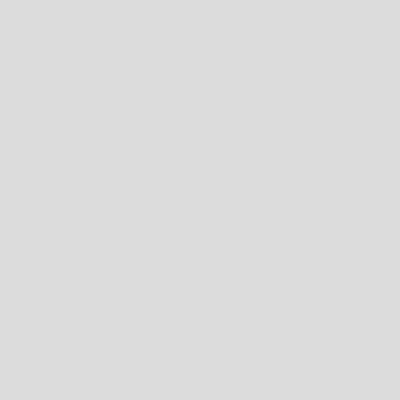
Frame 1 (no input)
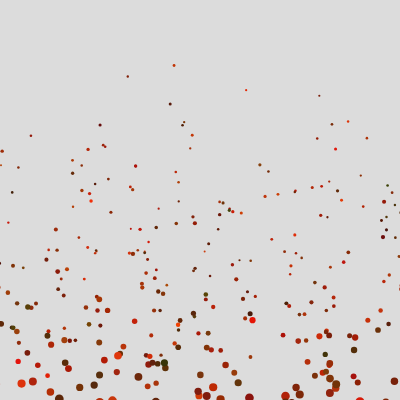
Frame 60 (no input)
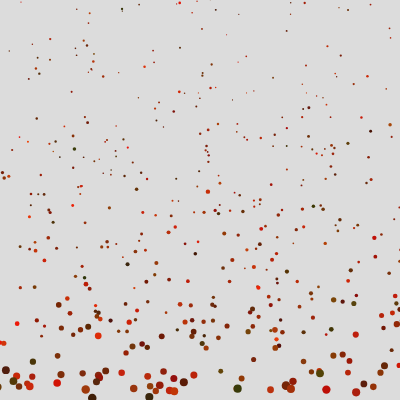
Frame 120 (the mouse pressed at the canvas centre since frame 60)

The p5.js sketch that drew these frames (run headless with seeded random() and noise() and a simulated clock; from frame 60 on, the mouse is pressed at the canvas centre):

// p5.js sketch
// ── sketch.js
objects = [];
noise_offset = 0;

// CONFIG SECTION START//

//////////////////////////////////////////////////////////////////////////////////////////////////////////////////////////////////////
const WIDTH = 400;                                                        // HOW WIDE THE SKETCH IS                                 //
const HEIGHT = 400;                                                       // HOW WIDE THE SKETCH IS                                 //
const LIFE_TIME=3.5;                                                      // HOW LONG EACH PARTICLE TAKES UNTIL DYING (average)     //
const START_SIZE=10;                                                      // HOW BIG EACH PARTICLE STARTS OUT                       //
const MAX_UP_SPEED=8;                                                     // HOW FAST PARTICLES TRAVEL UP                           //
const MAX_ANGLE=5;                                                        // HOW ANGLED (left and right) EACH PARTICLE COULD TRAVEL //
const MAX_POPULATION=700;                                                 // MAX AMOUNT OF PARTICLES ON SCREEN POSSIBLE             //
const POPULATION_GROWTH_SPEED=6;                                          // HOW MANY PARTICLES SPAWN EACH TICK                     //
const RGB_UPPER=[300,90,20];                                              // MAX COLORS FOR A PARTICLE                              //
const RGB_LOWER=[10,0,0];                                                 // MIN COLORS FOR A PARTICLE                              //
//////////////////////////////////////////////////////////////////////////////////////////////////////////////////////////////////////

// CONFIG SECTION END//

function setup() {
  createCanvas(WIDTH, HEIGHT);
  frameRate(60);
  noStroke();
}

function createParticle(index){
  return new particle(map(random(),0,1,0-(width*0.1),width*1.10,false),   //X
  START_SIZE+height,                                                      //Y
  1,                                                                      //Z
  START_SIZE,                                                             //SIZE
  index,                                                                  //INDEX
  [map(noise(random(noise_offset)),0,1,RGB_LOWER[0],RGB_UPPER[0],false),  //RED
  map(noise(random(noise_offset)),0,1,RGB_LOWER[1],RGB_UPPER[1],false),   //GREEN
  map(noise(random(noise_offset)),0,1,RGB_LOWER[2],RGB_UPPER[2],false)]); //BLUE
}

function newMapVelocity(){
  return [map(noise(random(noise_offset)),0,1,-MAX_ANGLE,MAX_ANGLE,false),
    map(noise(random(noise_offset)),0,1,-MAX_UP_SPEED,0,false),
    map(noise(random(noise_offset)),0,1,0.1,0.3,false)];
}

function replaceParticle(index){
  objects[index] = createParticle(index);
  objects[index].vel = newMapVelocity();
}

function draw() {
  background(220);
  if(objects.length < MAX_POPULATION){
    for (let index = 0; index < POPULATION_GROWTH_SPEED; index++) {
      objects[objects.length] = createParticle(objects.length);
      objects[objects.length-1].vel = newMapVelocity();
    }

  }

  for (let index = 0; index < objects.length; index++) {
    objects[index].tick();
    noise_offset+=10
  }
}

class particle{
  x;
  y;
  z;

  vel = [];
  color = [];
  a;

  size;

  index;

  constructor(x,y,z,size,index,color){
    this.x = x;
    this.y = y;
    this.z = z;
    this.size = size;
    this.index = index;
    this.color = color;
  }

  tick(){
    if(this.z > 10) replaceParticle(this.index);
    fill(this.color[0],this.color[1],this.color[2]);
    this.x += this.vel[0];
    this.y += this.vel[1];
    this.z += this.vel[2]/LIFE_TIME;
    circle(this.x,this.y,this.size/this.z);
  }

}
